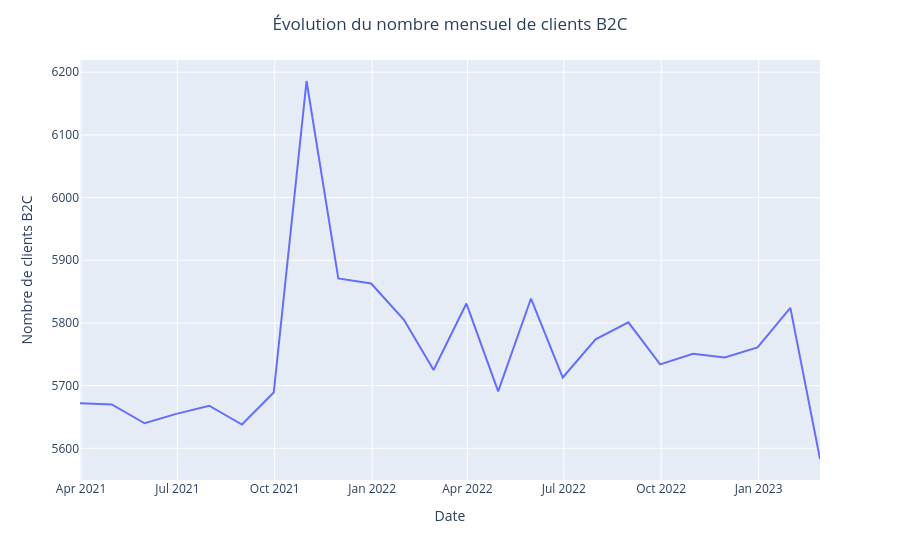
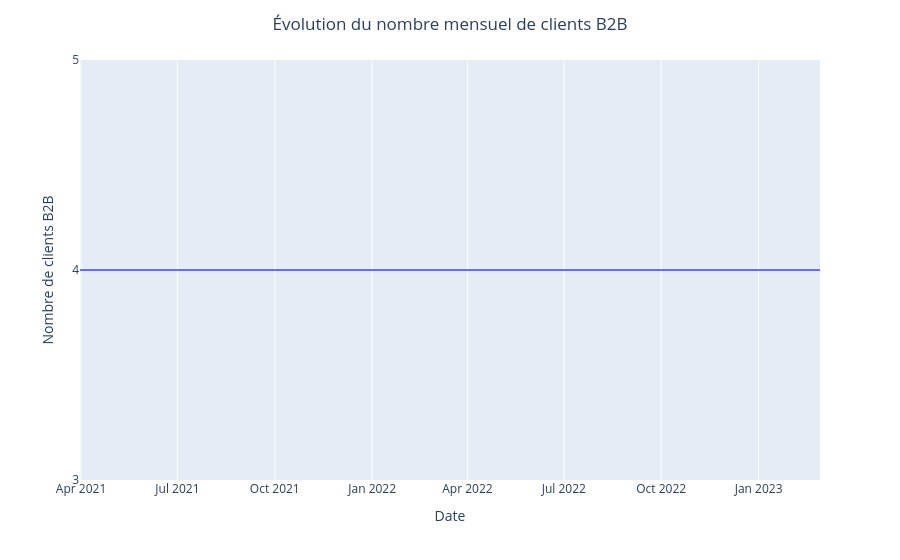

The code cell stored with these charts, in order, in its notebook:
### Markdown cell above
## Évolution du nombre de clients

### Code cell
for client_type, df in [ ("B2C", df_merge_b2c), ("B2B", df_merge_b2b) ]:
    df = df.groupby(pd.Grouper(key="date", freq="1ME"))[["client_id"]].nunique().reset_index()
    df.rename(columns={"client_id":"nb_clients"}, inplace=True)
    fig = px.line(
        df, x="date", y="nb_clients",
        labels={"date":"Date","nb_clients":f"Nombre de clients {client_type}"},
    )
    if client_type == "B2B":
        fig.update_layout(yaxis_dtick=1)
    fig.update_layout(
        title=f"Évolution du nombre mensuel de clients {client_type}",
        title_x=0.5,
    )
    fig.show()

### Figure 1 — Plotly figure (JSON) as saved in the notebook; plotly's stock layout.template omitted (floating-point values rounded to 4 significant figures)
{"data": [{"hovertemplate": "Date=%{x}<br>Nombre de clients B2C=%{y}<extra></extra>", "legendgroup": "", "line": {"color": "#636efa", "dash": "solid"}, "marker": {"symbol": "circle"}, "mode": "lines", "name": "", "orientation": "v", "showlegend": false, "type": "scatter", "x": ["2021-03-31T00:00:00", "2021-04-30T00:00:00", "2021-05-31T00:00:00", "2021-06-30T00:00:00", "2021-07-31T00:00:00", "2021-08-31T00:00:00", "2021-09-30T00:00:00", "2021-10-31T00:00:00", "2021-11-30T00:00:00", "2021-12-31T00:00:00", "2022-01-31T00:00:00", "2022-02-28T00:00:00", "2022-03-31T00:00:00", "2022-04-30T00:00:00", "2022-05-31T00:00:00", "2022-06-30T00:00:00", "2022-07-31T00:00:00", "2022-08-31T00:00:00", "2022-09-30T00:00:00", "2022-10-31T00:00:00", "2022-11-30T00:00:00", "2022-12-31T00:00:00", "2023-01-31T00:00:00", "2023-02-28T00:00:00"], "xaxis": "x", "y": [5672, 5670, 5640, 5655, 5668, 5638, 5689, 6186, 5871, 5863, 5805, 5725, 5831, 5691, 5839, 5713, 5774, 5801, 5734, 5751, 5745, 5761, 5824, 5583], "yaxis": "y"}], "layout": {"legend": {"tracegroupgap": 0}, "margin": {"t": 60}, "title": {"text": "Évolution du nombre mensuel de clients B2C", "x": 0.5}, "xaxis": {"anchor": "y", "domain": [0, 1], "title": {"text": "Date"}}, "yaxis": {"anchor": "x", "domain": [0, 1], "title": {"text": "Nombre de clients B2C"}}}}

### Figure 2 — Plotly figure (JSON) as saved in the notebook; plotly's stock layout.template omitted (floating-point values rounded to 4 significant figures)
{"data": [{"hovertemplate": "Date=%{x}<br>Nombre de clients B2B=%{y}<extra></extra>", "legendgroup": "", "line": {"color": "#636efa", "dash": "solid"}, "marker": {"symbol": "circle"}, "mode": "lines", "name": "", "orientation": "v", "showlegend": false, "type": "scatter", "x": ["2021-03-31T00:00:00", "2021-04-30T00:00:00", "2021-05-31T00:00:00", "2021-06-30T00:00:00", "2021-07-31T00:00:00", "2021-08-31T00:00:00", "2021-09-30T00:00:00", "2021-10-31T00:00:00", "2021-11-30T00:00:00", "2021-12-31T00:00:00", "2022-01-31T00:00:00", "2022-02-28T00:00:00", "2022-03-31T00:00:00", "2022-04-30T00:00:00", "2022-05-31T00:00:00", "2022-06-30T00:00:00", "2022-07-31T00:00:00", "2022-08-31T00:00:00", "2022-09-30T00:00:00", "2022-10-31T00:00:00", "2022-11-30T00:00:00", "2022-12-31T00:00:00", "2023-01-31T00:00:00", "2023-02-28T00:00:00"], "xaxis": "x", "y": [4, 4, 4, 4, 4, 4, 4, 4, 4, 4, 4, 4, 4, 4, 4, 4, 4, 4, 4, 4, 4, 4, 4, 4], "yaxis": "y"}], "layout": {"legend": {"tracegroupgap": 0}, "margin": {"t": 60}, "title": {"text": "Évolution du nombre mensuel de clients B2B", "x": 0.5}, "xaxis": {"anchor": "y", "domain": [0, 1], "title": {"text": "Date"}}, "yaxis": {"anchor": "x", "domain": [0, 1], "dtick": 1, "title": {"text": "Nombre de clients B2B"}}}}
